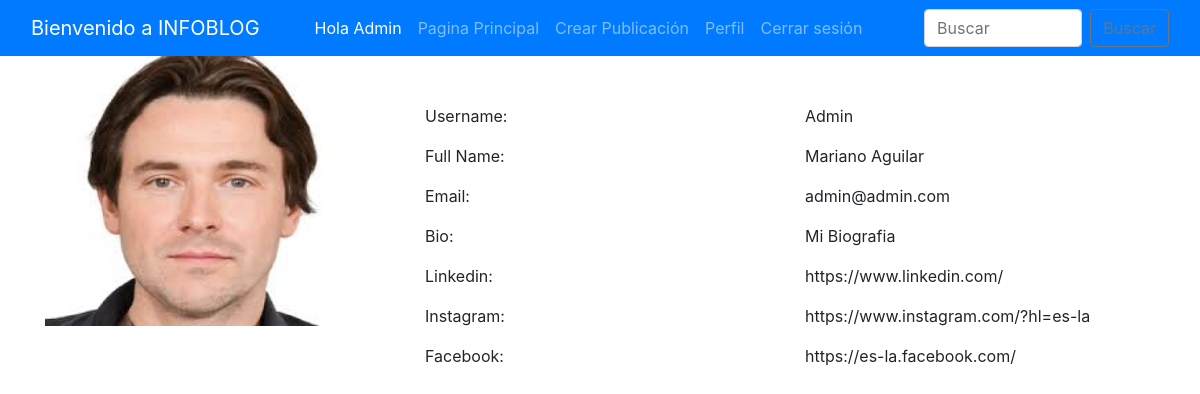
Page /user_profile/21/ (signed in) on the committed database.
### home/models.py (models this page shows, shortened)
class BlogPost(models.Model):
    title=models.CharField(max_length=255)
    author= models.ForeignKey(User, on_delete=models.CASCADE)
    category = models.CharField(max_length=130)
    slug=models.CharField(max_length=130)
    content=models.TextField()
    image = models.ImageField(upload_to="profile_pics", blank=True, null=True)
    dateTime=models.DateTimeField(auto_now_add=True)

class Profile(models.Model):
    user = models.OneToOneField(User, on_delete=models.CASCADE, blank=True, null=True)
    image = models.ImageField(upload_to="profile_pics", blank=True, null=True)
    bio = models.TextField(blank=True, null=True)
    phone_no = models.IntegerField(blank=True, null=True)
    facebook = models.CharField(max_length=300, blank=True, null=True)
    instagram = models.CharField(max_length=300, blank=True, null=True)
    linkedin = models.CharField(max_length=300, blank=True, null=True)

### home/views.py (the view)
# urls.py: path("user_profile/<int:myid>/", views.user_profile, name="user_profile"),
def user_profile(request, myid):
    post = BlogPost.objects.filter(id=myid)
    return render(request, "user_profile.html", {'post':post})

### home/templates/user_profile.html (shortened to what this page needs)
{% extends 'base.html' %}
{% block body %}
<div class="container profile">
            <form method="post">
                <div class="row">
                    {% for i in post %}
                    <div class="col-md-4">
                        <div class="profile-img">
                            {% if i.author.profile.image %}
                            <img src="{{i.author.profile.image.url}}" alt="" width="310px" height="270px">
                            {% endif %}
                        </div>
                    </div>
                    <div class="col-md-8">
                        <div class="profile-tab">
                            <div class="tab-pane">
                                <br><br>
                                        <div class="row">
                                            <div class="col-md-6">
                                                <label>Username:</label>
                                            </div>
                                            <div class="col-md-6">
                                                <p>{{i.author}}</p>
                                            </div>
                                        </div>
                                        <div class="row">
                                            <div class="col-md-6">
                                                <label>Full Name:</label>
                                            </div>
                                            <div class="col-md-6">
                                                <p>{{i.author.get_full_name}}</p>
                                            </div>
                                        </div>
                                        <div class="row">
                                            <div class="col-md-6">
                                                <label>Email:</label>
                                            </div>
                                            <div class="col-md-6">
                                                <p>{{i.author.email}}</p>
                                            </div>
                                        </div>
                                        <div class="row">
                                            <div class="col-md-6">
                                                <label>Bio:</label>
                                            </div>
                                            <div class="col-md-6">
                                                <p>{{i.author.profile.bio}}</p>
                                            </div>
                                        </div>
                                        {% if i.author.profile.linkedin %}
                                        <div class="row">
                                            <div class="col-md-6">
                                                <label>Linkedin:</label>
                                            </div>
                                            <div class="col-md-6">
                                                <p>{{i.author.profile.linkedin}}</p>
                                            </div>
                                        </div>
                                        {% endif %}
                                        {% if i.author.profile.instagram %}
                                        <div class="row">
                                            <div class="col-md-6">
                                                <label>Instagram:</label>
                                            </div>
                                            <div class="col-md-6">
                                                <p>{{i.author.profile.instagram}}</p>
                                            </div>
                                        </div>
                                        {% endif %}
                                        {% if i.author.profile.facebook %}
                                        <div class="row">
                                            <div class="col-md-6">
                                                <label>Facebook:</label>
                                            </div>
                                            <div class="col-md-6">
                                                <p>{{i.author.profile.facebook}}</p>
                                            </div>
                                        </div>
                                        {% endif %}
                                        {% endfor %}
                            </div>
                        </div>
                    </div>
            </form>
            </div>
        {% endblock %}

### home/templates/base.html (shortened to what this page needs)
<!doctype html>
<html lang="en">
  <head>
    <link href="//maxcdn.bootstrapcdn.com/bootstrap/4.1.1/css/bootstrap.min.css" rel="stylesheet" id="bootstrap-css">
    <link href="https://cdn.jsdelivr.net/npm/bootstrap@5.0.2/dist/css/bootstrap.min.css" rel="stylesheet">
    <link rel="stylesheet" href="https://maxcdn.bootstrapcdn.com/bootstrap/4.0.0/css/bootstrap.min.css">
  </head>
  <body>
    <nav class="navbar navbar-expand-lg navbar-dark bg-primary sticky-top" style="color: rgb(17, 13, 13);">
        <div class="container-fluid">
          <a class="navbar-brand" href="#">Bienvenido a INFOBLOG</a>
          <div class="collapse navbar-collapse" id="navbarSupportedContent">
          <div class="container mx-3">
            <ul class="navbar-nav me-auto mb-2 mb-lg-0">
              <li class="nav-item">
                <a class="nav-link active" href="#">Hola {{request.user}}</a>
              </li>
              <li class="nav-item">
                <a class="nav-link {% block homeactive %} {% endblock homeactive %}" aria-current="page" href="/">Pagina Principal</a>
              </li>
              {% if user.is_authenticated %}
                {% if user.is_superuser %}
                <li class="nav-item">
                  <a class="nav-link {% block add_blogs_active %} {% endblock add_blogs_active %}" href="/add_blogs/">Crear Publicación</a>
                </li>
                {% endif %}
              <li class="nav-item">
                <a class="nav-link {% block profileactive %} {% endblock profileactive %}" href="/profile/">Perfil</a>
              </li>
              <li class="nav-item">
                <a class="nav-link" href="/logout/">Cerrar sesión</a>
              </li>
              {% endif %}
            </ul>
            </div>
            <form class="d-flex" method="POST" action="/search/"> {% csrf_token %}
              <input class="form-control me-2" type="search" placeholder="Buscar" name="searched" id="searched" aria-label="Search">
              <button href="/search/" class="btn btn-outline-secondary" type="submit">Buscar</button>
            </form>
          </div>
        </div>
      </nav>
      {% block body %}
      {% endblock %}
</body>
</html>

### rows in the picture
BlogPost: author.profile.image (picture), author "Admin", author.get_full_name "Mariano Aguilar", author.email "admin@admin.com", author.profile.bio "Mi Biografia", author.profile.linkedin "https://www.linkedin.com/", author.profile.instagram "https://www.instagram.com/?hl=es-la", author.profile.facebook "https://es-la.facebook.com/"

### other values in the picture
{{ request.user }} "Admin"
